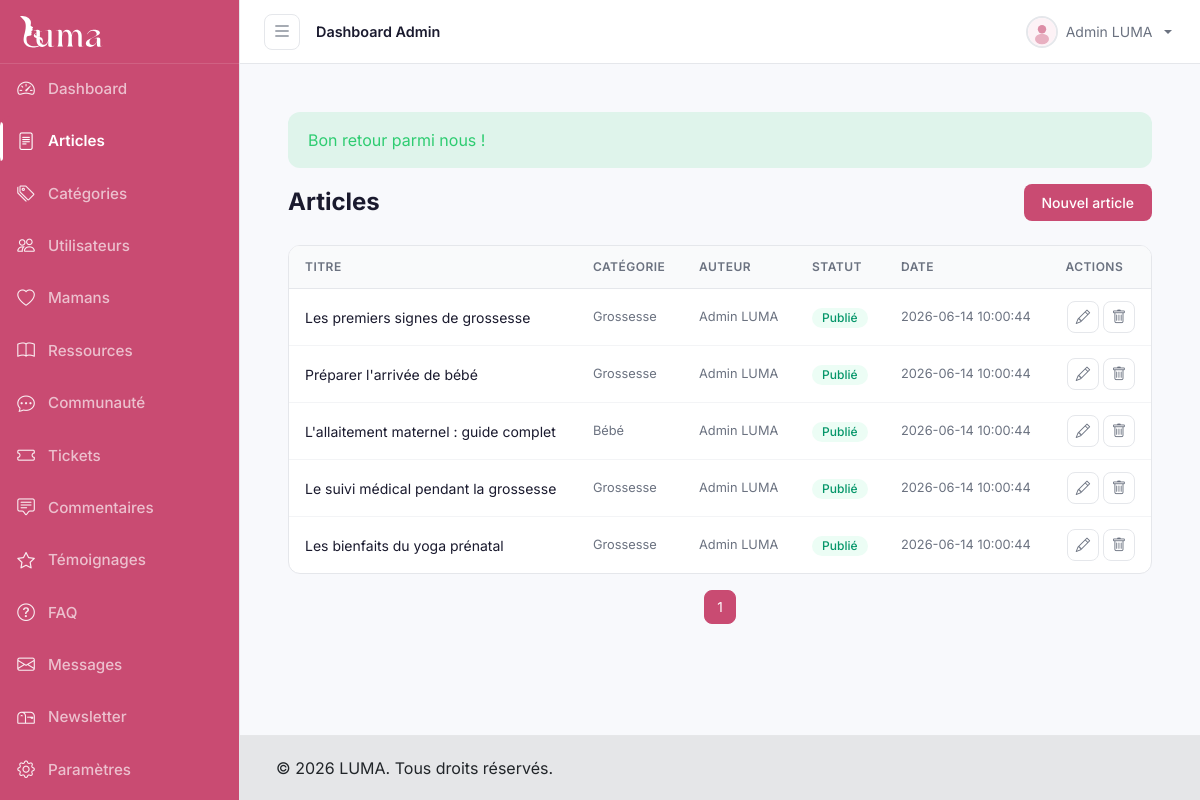
Screenshot of /admin/articles (signed in) with the database file from the repository.
### tables this page shows
CREATE TABLE articles (
    id INT AUTO_INCREMENT PRIMARY KEY,
    category_id INT DEFAULT NULL,
    user_id INT DEFAULT NULL,
    title VARCHAR(255) NOT NULL,
    slug VARCHAR(255) NOT NULL UNIQUE,
    content LONGTEXT NOT NULL,
    excerpt TEXT DEFAULT NULL,
    tags VARCHAR(255) DEFAULT NULL,
    image VARCHAR(255) DEFAULT NULL,
    status ENUM('draft', 'published') DEFAULT 'draft',
    featured TINYINT(1) DEFAULT 0,
    views_count INT DEFAULT 0,
    created_at TIMESTAMP DEFAULT CURRENT_TIMESTAMP,
    updated_at TIMESTAMP DEFAULT CURRENT_TIMESTAMP ON UPDATE CURRENT_TIMESTAMP,
    FOREIGN KEY (category_id) REFERENCES categories(id) ON DELETE SET NULL,
    FOREIGN KEY (user_id) REFERENCES users(id) ON DELETE SET NULL
);

CREATE TABLE categories (
    id INT AUTO_INCREMENT PRIMARY KEY,
    name VARCHAR(100) NOT NULL,
    slug VARCHAR(100) NOT NULL UNIQUE,
    description TEXT DEFAULT NULL
);

CREATE TABLE users (
    id INT AUTO_INCREMENT PRIMARY KEY,
    role_id INT DEFAULT NULL,
    name VARCHAR(100) NOT NULL,
    email VARCHAR(255) NOT NULL UNIQUE,
    password VARCHAR(255) NOT NULL,
    phone VARCHAR(20) DEFAULT NULL,
    avatar VARCHAR(255) DEFAULT NULL,
    status ENUM('active', 'suspended', 'banned') DEFAULT 'active',
    specialty VARCHAR(100) DEFAULT NULL,
    bio TEXT DEFAULT NULL,
    address VARCHAR(255) DEFAULT NULL,
    created_at TIMESTAMP DEFAULT CURRENT_TIMESTAMP,
    updated_at TIMESTAMP DEFAULT CURRENT_TIMESTAMP ON UPDATE CURRENT_TIMESTAMP,
    FOREIGN KEY (role_id) REFERENCES roles(id) ON DELETE SET NULL
);

### app/Core/View.php (called while the page is built, shortened)
<?php
class View {
    public static function render($view, $data = [], $layout = 'front') {
        extract($data);
        require __DIR__ . "/../../views/{$view}.php";
    }
}

### app/Controllers/AdminArticleController.php (called while the page is built, shortened)
<?php
class AdminArticleController {
    private ArticleRepository $articleRepo;
    public function __construct() {
        $this->articleRepo = new ArticleRepository();
    }
    public function index() {
        $page = max(1, (int)($_GET['page'] ?? 1));
        $perPage = 20;
        $offset = ($page - 1) * $perPage;
        $articles = $this->articleRepo->raw(
            "SELECT a.*, u.name as author_name, c.name as category_name
             FROM articles a
             LEFT JOIN users u ON a.user_id = u.id
             LEFT JOIN categories c ON a.category_id = c.id
             ORDER BY a.created_at DESC
             LIMIT ? OFFSET ?",
            [$perPage, $offset]
        );
        $total = $this->articleRepo->rawOne(
            "SELECT COUNT(*) as count FROM articles"
        )['count'] ?? 0;
        $totalPages = max(1, (int)ceil($total / $perPage));
        $pagination = ['current' => $page, 'pages' => $totalPages, 'total' => $total];
        View::render('admin/articles', compact('articles', 'pagination'), 'admin');
    }
}

### public/index.php (called while the page is built, shortened)
<?php
$router = new Router();
$url = $_GET['url'] ?? '';
$router->dispatch($_SERVER['REQUEST_METHOD'], $url);

### app/Core/Session.php (called while the page is built, shortened)
<?php
class Session {
    public static function getFlash($key, $default = null) {
        $val = $_SESSION['_flash'][$key] ?? $default;
        return $val;
    }
}

### app/Core/Database.php (called while the page is built, shortened)
<?php
class Database {
    private static $instance = null;
    private $pdo;
    private function __construct() {
        $this->pdo = new \PDO(
            "mysql:host=" . DB_HOST . ";dbname=" . DB_NAME . ";charset=utf8mb4",
            DB_USER,
            DB_PASS,
            [\PDO::ATTR_ERRMODE => \PDO::ERRMODE_EXCEPTION, \PDO::ATTR_DEFAULT_FETCH_MODE => \PDO::FETCH_ASSOC]
        );
    }
    public static function getInstance() {
        if (self::$instance === null) self::$instance = new self();
        return self::$instance;
    }
    public function query($sql, $params = []) {
        $stmt = $this->pdo->prepare($sql);
        foreach ($params as $key => $value) {
            $type = \PDO::PARAM_STR;
            if (is_int($value)) {
                $type = \PDO::PARAM_INT;
            } elseif (is_bool($value)) {
                $type = \PDO::PARAM_BOOL;
            } elseif (is_null($value)) {
                $type = \PDO::PARAM_NULL;
            }
            $stmt->bindValue(is_int($key) ? $key + 1 : $key, $value, $type);
        }
        $stmt->execute();
        return $stmt;
    }
    public function fetch($sql, $params = []) { return $this->query($sql, $params)->fetch(); }
    public function fetchAll($sql, $params = []) { return $this->query($sql, $params)->fetchAll(); }
}

### app/Repositories/BaseRepository.php (called while the page is built, shortened)
<?php
abstract class BaseRepository {
    protected Database $db;
    public function __construct() {
        $this->db = Database::getInstance();
    }
    public function raw(string $sql, array $params = []): array {
        return $this->db->fetchAll($sql, $params);
    }
    public function rawOne(string $sql, array $params = []): ?array {
        $result = $this->db->fetch($sql, $params);
        return $result ?: null;
    }
}

### views/admin/articles.php (the view, shortened to what this page needs)
<div class="content-dashboard">
  <?php if ($flash = \App\Core\Session::getFlash('success')): ?>
  <div class="alert alert-success"><?= htmlspecialchars($flash) ?></div>
  <?php endif; ?>
  <div class="page-header-dashboard">
    <h1 class="page-title-dashboard">Articles</h1>
    <div class="page-actions-dashboard">
      <a href="/admin/articles/create" class="btn-dashboard btn-dashboard-primary">Nouvel article</a>
    </div>
  </div>
  <?php if (empty($articles)): ?>
  <div class="empty-state-dashboard">
    <i class="bi bi-file-earmark-text"></i>
    <h5>Aucun article</h5>
    <p>Commencez par créer votre premier article.</p>
    <a href="/admin/articles/create" class="btn-dashboard btn-dashboard-primary">Créer un article</a>
  </div>
  <?php else: ?>
  <div class="table-wrapper">
    <table class="table-dashboard">
      <thead>
        <tr>
          <th>Titre</th>
          <th>Catégorie</th>
          <th>Auteur</th>
          <th>Statut</th>
          <th>Date</th>
          <th>Actions</th>
        </tr>
      </thead>
      <tbody>
        <?php foreach ($articles as $article): ?>
        <tr>
          <td><?= htmlspecialchars($article['title']) ?></td>
          <td class="td-muted"><?= htmlspecialchars($article['category_name']) ?></td>
          <td class="td-muted"><?= htmlspecialchars($article['author_name'] ?? $article['user_name'] ?? '') ?></td>
          <td>
            <?php if ($article['status'] === 'published'): ?>
            <span class="badge-dashboard success">Publié</span>
            <?php else: ?>
            <span class="badge-dashboard warning">Brouillon</span>
            <?php endif; ?>
          </td>
          <td class="td-muted"><?= htmlspecialchars($article['created_at']) ?></td>
          <td class="actions-cell">
            <a href="/admin/articles/edit/<?= $article['id'] ?>" class="btn-icon"><i class="bi bi-pencil"></i></a>
            <form action="/admin/articles/delete/<?= $article['id'] ?>" method="post" class="inline-form">
              <button type="submit" class="btn-icon danger" onclick="return confirm('Supprimer cet article ?')"><i class="bi bi-trash"></i></button>
            </form>
          </td>
        </tr>
        <?php endforeach; ?>
      </tbody>
    </table>
  </div>
  <?php if (!empty($pagination)): ?>
  <nav class="pagination-dashboard">
    <?php for ($i = 1; $i <= $pagination['pages']; $i++): ?>
    <span class="page-item <?= $i === $pagination['current'] ? 'active' : '' ?>">
      <a class="page-link" href="/admin/articles?page=<?= $i ?>"><?= $i ?></a>
    </span>
    <?php endfor; ?>
  </nav>
  <?php endif; ?>
  <?php endif; ?>
</div>

### app/Core/Router.php (shortened to what this page needs)
<?php
class Router {
    private $routes = [];
    public function get($path, $handler) { $this->routes['GET'][$path] = $handler; }
    public function post($path, $handler) { $this->routes['POST'][$path] = $handler; }
    public function dispatch($method, $url) {
        $url = $url ? trim($url, '/') : '';
        foreach ($this->routes[$method] ?? [] as $pattern => $handler) {
            $pattern = preg_replace('/\{(\w+)\}/', '(?P<$1>[^/]+)', $pattern);
            if (preg_match('#^' . $pattern . '$#', $url, $matches)) {
                $params = array_filter($matches, 'is_string', ARRAY_FILTER_USE_KEY);
                [$controller, $action] = explode('@', $handler);
                $controller = "App\\Controllers\\{$controller}";
                $instance = new $controller();
                call_user_func_array([$instance, $action], $params);
                return;
            }
        }
    }
}

### public/assets/css/dashboard.css (style rules this page uses)
:root { --dbg-body: #f8f9fc; --dbg-card: #ffffff; --dbg-sidebar: #c94b72; --dbg-sidebar-active: rgba(255,255,255,0.12); --dsidebar-text: rgba(255,255,255,0.9); --dsidebar-muted: rgba(255,255,255,0.55); --dbg-topbar: #ffffff; --dprimary: #c94b72; --dprimary-hover: #b33d62; --dprimary-light: #f0a0bb; --dprimary-subtle: #fdf2f6; --dtext-dark: #1a1a2e; --dtext-muted: #6b7280; --dtext-light: #9ca3af; --dborder: #e5e7eb; --dborder-light: #f3f4f6; --dsuccess: #10b981; --dwarning: #f59e0b; --ddanger: #ef4444; --dinfo: #3b82f6; --dshadow-sm: 0 1px 3px rgba(0,0,0,0.06); --dshadow-md: 0 4px 12px rgba(0,0,0,0.08); --dshadow-lg: 0 8px 24px rgba(0,0,0,0.1); --dradius: 12px; --dradius-sm: 8px; --dsidebar-w: 240px; --dsidebar-collapsed: 64px; --dtopbar-h: 64px; --dfont: 'Inter', -apple-system, BlinkMacSystemFont, sans-serif; }
.content-dashboard { flex: 1; padding: 24px; max-width: 100%; }
.page-header-dashboard { display: flex; justify-content: space-between; align-items: center; margin-bottom: 24px; flex-wrap: wrap; gap: 12px; }
.page-title-dashboard { font-size: 1.5rem; font-weight: 700; color: var(--dtext-dark); margin: 0; }
.page-actions-dashboard { display: flex; gap: 8px; flex-wrap: wrap; }
.table-wrapper { overflow-x: auto; border: 1px solid var(--dborder); border-radius: var(--dradius); background: var(--dbg-card); }
.table-dashboard { width: 100%; border-collapse: collapse; font-size: 0.875rem; }
.table-dashboard thead { background: #f9fafb; }
.table-dashboard thead th { padding: 12px 16px; font-size: 0.75rem; font-weight: 600; text-transform: uppercase; letter-spacing: 0.04em; color: var(--dtext-muted); text-align: left; border-bottom: 1px solid var(--dborder); white-space: nowrap; position: sticky; top: 0; background: #f9fafb; }
.table-dashboard tbody tr { transition: background 0.15s ease; }
.table-dashboard tbody tr:not(:last-child) td { border-bottom: 1px solid var(--dborder-light); }
.table-dashboard tbody td { padding: 12px 16px; color: var(--dtext-dark); vertical-align: middle; }
.table-dashboard tbody td.actions-cell { white-space: nowrap; text-align: right; }
.table-dashboard .td-muted { color: var(--dtext-muted); font-size: 0.8rem; }
.badge-dashboard { display: inline-flex; align-items: center; gap: 4px; padding: 4px 10px; border-radius: 50px; font-size: 0.75rem; font-weight: 500; line-height: 1; }
.badge-dashboard.success { background: #ecfdf5; color: #059669; }
.btn-icon { width: 32px; height: 32px; border-radius: var(--dradius-sm); border: 1px solid var(--dborder); background: var(--dbg-card); display: inline-flex; align-items: center; justify-content: center; cursor: pointer; color: var(--dtext-muted); font-size: 0.9rem; transition: all 0.2s ease; text-decoration: none; padding: 0; }
.btn-dashboard { display: inline-flex; align-items: center; gap: 6px; padding: 8px 18px; border-radius: var(--dradius-sm); font-size: 0.875rem; font-weight: 500; font-family: var(--dfont); cursor: pointer; transition: all 0.2s ease; text-decoration: none; border: none; }
.btn-dashboard-primary { background: var(--dprimary); color: #fff; }
.pagination-dashboard { display: flex; justify-content: center; gap: 4px; padding: 16px 0; }
.pagination-dashboard .page-item .page-link { border: 1px solid var(--dborder); border-radius: var(--dradius-sm); padding: 6px 12px; font-size: 0.85rem; color: var(--dtext-muted); background: var(--dbg-card); transition: all 0.2s ease; text-decoration: none; }
.pagination-dashboard .page-item.active .page-link { background: var(--dprimary); border-color: var(--dprimary); color: #fff; }
.inline-form { display: inline; }

### public/assets/css/animations.css (style rules this page uses)
:root { --luma-ease-smooth: cubic-bezier(0.16, 1, 0.3, 1); --luma-ease-out: cubic-bezier(0, 0, 0.2, 1); --luma-ease-in: cubic-bezier(0.4, 0, 1, 1); --luma-duration-fast: 0.2s; --luma-duration-base: 0.3s; --luma-duration-slow: 0.5s; --luma-duration-reveal: 0.6s; }

### rows the page displays
articles: title "Les premiers signes de grossesse", category.name "Grossesse", user.name "Admin LUMA", status "Publié", created_at "2026-06-14 10:00:44"
articles: title "Préparer l'arrivée de bébé", category.name "Grossesse", user.name "Admin LUMA", status "Publié", created_at "2026-06-14 10:00:44"
articles: title "L'allaitement maternel : guide complet", category.name "Bébé", user.name "Admin LUMA", status "Publié", created_at "2026-06-14 10:00:44"
articles: title "Le suivi médical pendant la grossesse", category.name "Grossesse", user.name "Admin LUMA", status "Publié", created_at "2026-06-14 10:00:44"
articles: title "Les bienfaits du yoga prénatal", category.name "Grossesse", user.name "Admin LUMA", status "Publié", created_at "2026-06-14 10:00:44"

### other values shown
$link['label'] "Dashboard"
$link['label'] "Articles"
$link['label'] "Catégories"
$link['label'] "Utilisateurs"
$link['label'] "Mamans"
$link['label'] "Ressources"
$link['label'] "Communauté"
$link['label'] "Tickets"
$link['label'] "Commentaires"
$link['label'] "Témoignages"
$link['label'] "FAQ"
$link['label'] "Messages"
$link['label'] "Newsletter"
$link['label'] "Paramètres"
